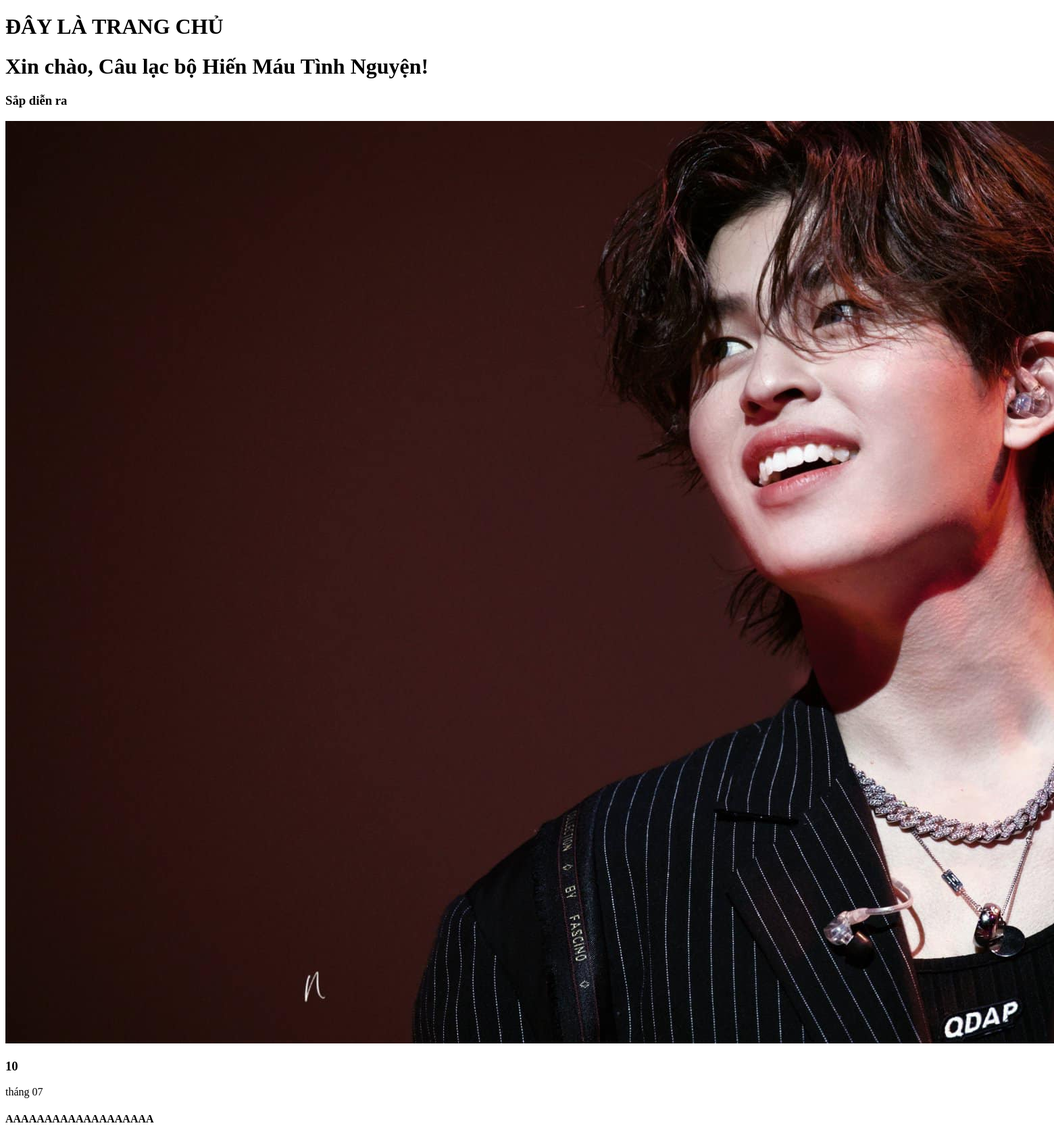
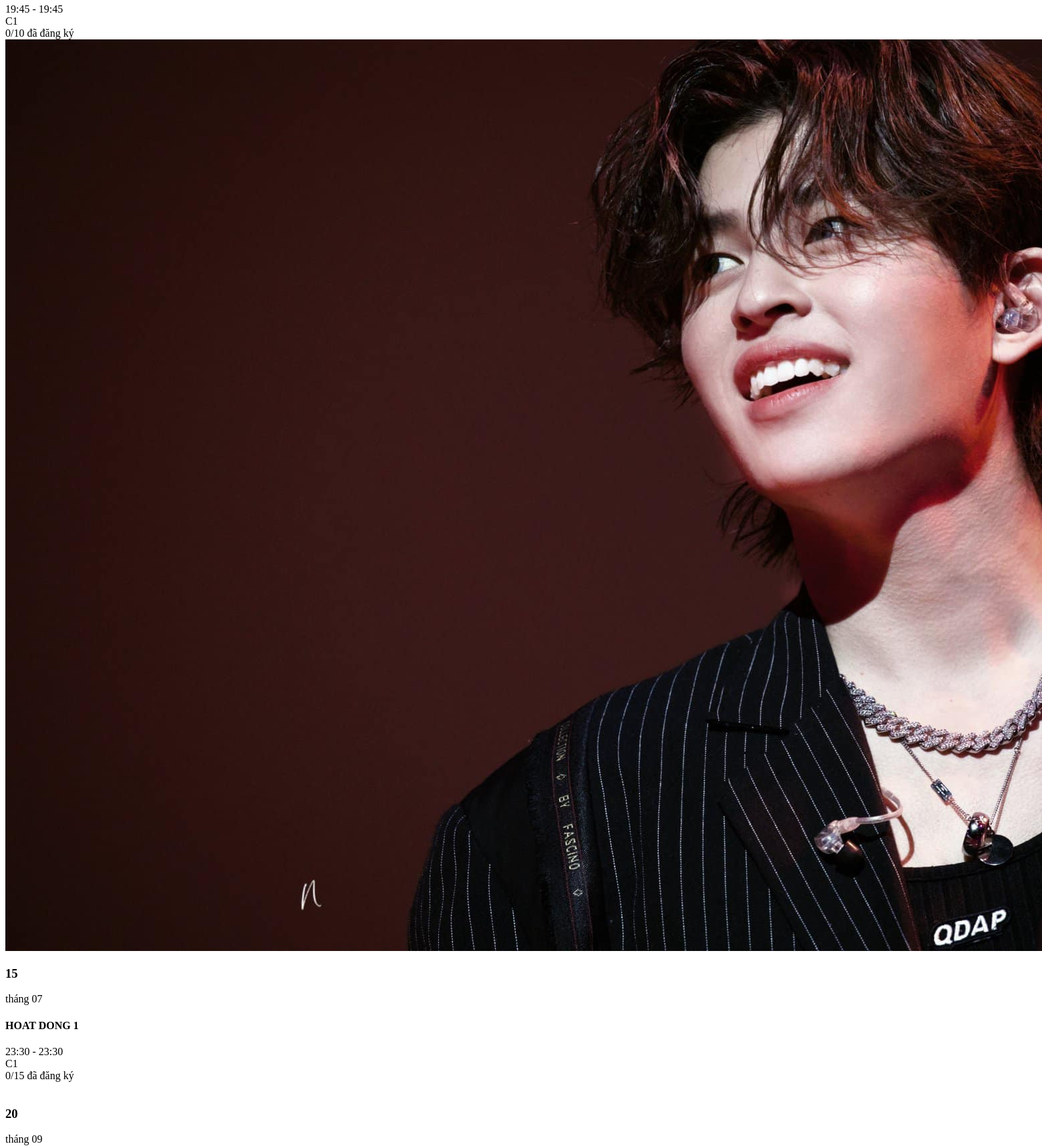
The app's page /manager/pages/dashboard.php (signed in, upper part) with its own data (2 pictures, top to bottom).
### tables this page shows
CREATE TABLE `tochuc` (
  `MaToChuc` varchar(11) NOT NULL,
  `MaTaiKhoan` int(11) NOT NULL,
  `MaDonVi` varchar(11) NOT NULL,
  `TenToChuc` varchar(250) NOT NULL,
  `NgayThanhLap` date NOT NULL,
  `MoTa` text NOT NULL,
  `AnhDaiDien` varchar(256) NOT NULL
);

CREATE TABLE `hoatdong` (
  `Id` int(11) NOT NULL,
  `MaHoatDong` varchar(11) NOT NULL,
  `MaToChuc` varchar(11) NOT NULL,
  `MaMucCongDiem` varchar(11) NOT NULL,
  `TenHoatDong` varchar(250) NOT NULL,
  `NgayTao` datetime NOT NULL DEFAULT current_timestamp(),
  `DiaDiem` varchar(250) NOT NULL,
  `DoiTuongThamGia` varchar(256) NOT NULL,
  `SoLuongToiDa` int(11) NOT NULL DEFAULT 10000000,
  `ThoiGianBatDau` datetime NOT NULL,
  `ThoiGianKetThuc` datetime NOT NULL,
  `DiemRenLuyen` int(11) NOT NULL,
  `NoiDungHD` text NOT NULL,
  `AnhAvt` varchar(256) NOT NULL,
  `AnhBia` varchar(256) NOT NULL,
  `Token` varchar(250) NOT NULL
);

### manager/auth.php (called while the page is built, shortened)
<?php
$stmt1 = $conn->prepare("SELECT * FROM ToChuc WHERE MaTaiKhoan = ?");
$stmt1->execute([$_SESSION['user_id']]);
$org = $stmt1->fetch(PDO::FETCH_ASSOC);
?>

### manager/pages/dashboard.php (the view, shortened to what this page needs)
<?php
require_once "../../config/db.php";
require_once "../auth.php";
$keyword = isset($_GET['keyword']) ? trim($_GET['keyword']) : '';
$search = "%$keyword%";
$sql1 = "SELECT
            hd.*,
            COUNT(dk.MSSV) AS total
        FROM HoatDong hd
        LEFT JOIN DangKy dk
            ON hd.MaHoatDong = dk.MaHoatDong
        WHERE hd.MaToChuc = ?
            AND hd.ThoiGianBatDau > NOW() ";
$sql1 .= "GROUP BY hd.MaHoatDong";
$stmt1 = $conn->prepare($sql1);
empty($keyword) ? $stmt1->execute([$org['MaToChuc']]) : $stmt1->execute([$org['MaToChuc'], $search]);
?>
<!DOCTYPE html>
<html lang="en">
<head>
    <link rel="stylesheet" href="../assets/css/manager-pages.css">
</head>
<body>
    <h1>ĐÂY LÀ TRANG CHỦ</h1>
    <h1>Xin chào, <?= $org['TenToChuc'] ?>!</h1>
    <div class="container">
        <div class="title-container">
            <h3>Sắp diễn ra</h3>
        </div>
        <div class="card-container">
            <?php $count = 0;
            while($row = $stmt1->fetch(PDO::FETCH_ASSOC)){
                $count++;?>
            <div class="card-item <?= $count > 4 ? 'hidden-card-item' : '' ?>">
                <div class="img-card-item">
                    <img src="<?= $row['AnhAvt'] ?>" alt="">
                </div>
                <div class="title-card-item">
                    <div class="date-card-item">
                        <?php $dateStart = new DateTime($row['ThoiGianBatDau']);
                        $dateEnd = new DateTime($row['ThoiGianKetThuc']); ?>
                        <h3><?= $dateStart->format('d'); ?></h3>
                        <span>tháng <?= $dateStart->format('m'); ?></span>
                    </div>
                    <h4><?= $row['TenHoatDong'] ?></h4>
                    <div class="info-card-item">
                        <div class="info-card-item-inside">
                            <span><?= $dateStart->format('H:i'); ?> - <?= $dateEnd->format('H:i'); ?></span>
                        </div>
                        <div class="info-card-item-inside">
                            <span><?= $row['DiaDiem'] ?></span>
                        </div>
                        <div class="info-card-item-inside">
                            <span><?= $row['total'] ?>/<?= $row['SoLuongToiDa']?> đã đăng ký</span>
                        </div>
                    </div>
                </div>
            </div>
            <?php } ?>
        </div>
    </div>
</body>
</html>

### records on screen
tochuc: TenToChuc "Câu lạc bộ Hiến Máu Tình Nguyện"
hoatdong: AnhAvt (picture), ThoiGianBatDau "10", ThoiGianBatDau "07", TenHoatDong "AAAAAAAAAAAAAAAAAAA", ThoiGianBatDau "19:45", ThoiGianKetThuc "19:45", DiaDiem "C1", total "0", SoLuongToiDa "10"
hoatdong: AnhAvt (picture), ThoiGianBatDau "15", ThoiGianBatDau "07", TenHoatDong "HOAT DONG 1", ThoiGianBatDau "23:30", ThoiGianKetThuc "23:30", DiaDiem "C1", total "0", SoLuongToiDa "15"
hoatdong: ThoiGianBatDau "20", ThoiGianBatDau "09"
